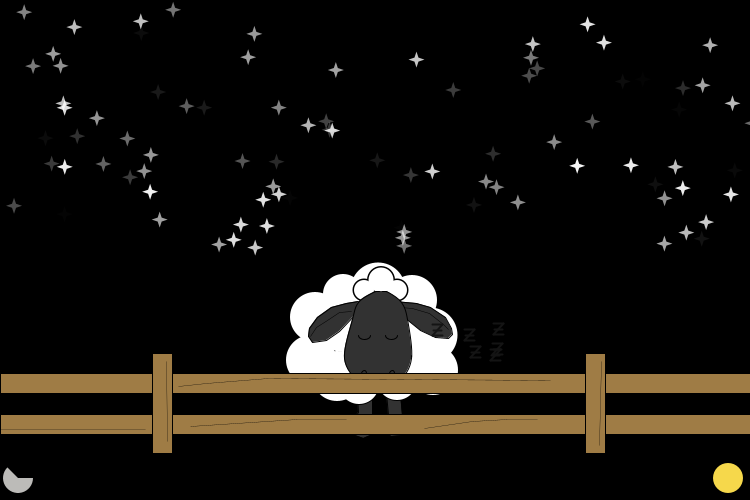
Frame 1 (no input)
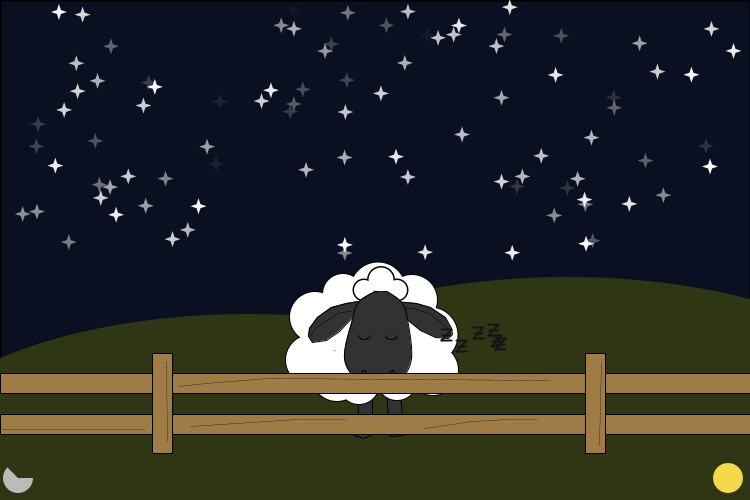
Frame 60 (the mouse pressed at the canvas centre just before this capture)
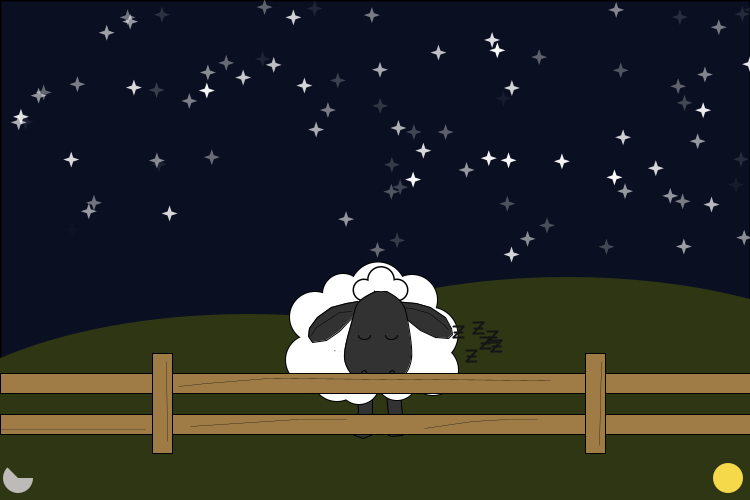
Frame 120 (the mouse held since frame 60 and released just before this capture)

The Processing sketch that drew these frames (run headless with seeded random() and noise(); from frame 60 on, the mouse is pressed at the canvas centre):

// Processing sketch: processing_173191
// ── processing_173191.pde

int i = 0;
int j = 0;
int k = 0;
int l = 0;
float x;
float z;
float t;
float y;
float u;
boolean wake = false;
boolean sleep = true;
int value1 = 0;
int value2 = 0;
int value3 = 0;
int value4 = 0;
int value5 = 0;
int value6 = 0;
int value7 = 0;
int value8 = 0;


void setup(){
     size (750, 500);     
     frameRate(4);
}
    

void draw(){
  
  //cel
     fill(value1, value2, value3);
     stroke(0);
     rect(0, 0, 750, 500);
     
  //terra
    fill(value4, value5, value6);
    noStroke();
    ellipse(248, 464, 700, 300);
    ellipse(567, 427, 700, 300);
    
  //botó sol
    fill(246, 216, 75);
    ellipse(728, 478, 30, 30);
     
  //botó lluna
     fill(188, 187, 184);
     arc(18, 478, 30, 30, 0, PI+QUARTER_PI);
     
  //pota esquerra
     stroke(0);
     strokeWeight(1);
     fill(50);
     beginShape();
     vertex(357, 395);
     vertex(358, 412);
     vertex(351, 422);
     vertex(349, 433);
     vertex(363, 438);
     vertex(377, 432);
     vertex(376, 422);
     vertex(372, 417);
     vertex(372, 395);
     endShape();
     
  //pota dreta
     beginShape();
     vertex(386, 393);
     vertex(388, 415);
     vertex(383, 423);
     vertex(383, 432);
     vertex(391, 436);
     vertex(402, 435);
     vertex(408, 426);
     vertex(402, 415);
     vertex(400, 393);
     endShape();
     
  //cos
     noStroke();
     fill(0);
     ellipse(315, 317, 52, 52);
     ellipse(311, 360, 52, 52);
     ellipse(337, 376, 52, 52);
     ellipse(343, 294, 42, 42);
     ellipse(378, 290, 57, 57);
     ellipse(412, 300, 52, 52);
     ellipse(430, 335, 57, 57);
     ellipse(433, 370, 52, 52);
     ellipse(397, 380, 42, 42);
     ellipse(359, 384, 42, 42);
     ellipse(343, 327, 52, 52);
     
     fill(255);
     ellipse(315, 317, 50, 50);
     ellipse(311, 360, 50, 50);
     ellipse(337, 376, 50, 50);
     ellipse(343, 294, 40, 40);
     ellipse(378, 290, 55, 55);
     ellipse(412, 300, 50, 50);
     ellipse(430, 335, 55, 55);
     ellipse(433, 370, 50, 50);
     ellipse(397, 380, 40, 40);
     ellipse(359, 384, 40, 40);
     ellipse(343, 327, 50, 50);
     
  //cabell
     fill(0);
     ellipse(364, 290, 23, 23);
     ellipse(381, 280, 28, 28);
     ellipse(397, 290, 23, 23);
     fill(255);
     ellipse(364, 290, 20, 20);
     ellipse(381, 280, 25, 25);
     ellipse(397, 290, 20, 20);
     
  //orella esquerra
     stroke(0);
     strokeWeight(1);
     fill(50);
     beginShape();
     vertex(358, 301);
     vertex(346, 303);
     vertex(331, 307);
     vertex(317, 317);
     vertex(309, 328);
     vertex(308, 336);
     vertex(312, 342);
     vertex(326, 340);
     vertex(339, 331);
     vertex(357, 312);
     endShape();
     
     strokeWeight(0.5);
     line(351, 311, 339, 312);
     line(339, 312, 327, 320);
     line(327, 320, 316, 327);
     line(316, 327, 310, 336);
     
  //orella dreta
     strokeWeight(1);
     beginShape();
     vertex(394, 301);
     vertex(416, 303);
     vertex(430, 307);
     vertex(445, 317);
     vertex(451, 328);
     vertex(452, 334);
     vertex(448, 338);
     vertex(435, 337);
     vertex(420, 330);
     vertex(399, 313);
     endShape();
     
     strokeWeight(0.5);
     line(400, 307, 412, 308);
     line(412, 308, 429, 313);
     line(429, 313, 443, 324);
     line(443, 324, 448, 329);
     
  //cara
     strokeWeight(1);
     stroke (0);
     fill(50);
     
     beginShape();
     curveVertex(381, 290);
     curveVertex(382, 291);
     curveVertex(388, 292);
     curveVertex(401, 302);
     curveVertex(407, 319);
     curveVertex(411, 358);
     curveVertex(399, 380);
     curveVertex(377, 386);
     curveVertex(358, 381);
     curveVertex(344, 358);
     curveVertex(352, 319);
     curveVertex(358, 302);
     curveVertex(373, 292);
     curveVertex(379, 291);
     curveVertex(381, 290);
     endShape();
     
  //nas
     noFill();
     ellipse(364, 373, 5, 5);
     ellipse(392, 373, 5, 5);
     
  //mur
     fill(159, 124, 69);
     rect(0, 373, 750, 20);
     rect(0, 414, 750, 20);
     rect(152, 353, 20, 100);
     rect(585, 353, 20, 100);
     
     fill(0);
     strokeWeight(0.3);
     line(178, 386, 206, 383);
     line(206, 383, 268, 378);
     line(268, 378, 550, 380); 
     
          
     line(190, 426, 297, 419);
     line(297, 419, 346, 419);
     
     line(424, 428, 472, 421);
     line(472, 421, 507, 419);
     line(507, 419, 537, 419);
     
     line(166, 361, 167, 441);
     
     line(0, 429, 145, 429);
     
     line(601, 361, 599, 445);
     
  //ulls tancats
     fill(50, 50, 50, value8);
     strokeWeight(1);
     arc(364, 335, 12, 8, 0, PI, OPEN);
     arc(391, 335, 12, 8, 0, PI, OPEN);
     
  //ulls oberts
     fill(255, 255, 255, value7);
     stroke(0, 0, 0, value7);
     strokeWeight(1);
     ellipse(364, 335, 20, 20);
     ellipse(391, 335, 20, 20);
     fill(0, 0, 0, value7);
     ellipse(364, 335, 5, 5);
     ellipse(391, 335, 5, 5);
     noFill();
     stroke(0, 0, 0, value7);
     arc(364, 345, 20, 8, 0, PI, OPEN);
     arc(391, 345, 20, 8, 0, PI, OPEN);
     
  //sol
     fill(253, 242, 189, value7);
     noStroke();
     ellipse(55, 55, 80, 80);
     
    //nit
    
    fill(255);
    
    if (mouseX<35 && mouseY>465) {
      sleep = true;
      wake = false;
    }
   
    if (sleep == true) {
      j = 0;
      while(j < height ){
         i = 0;
         while(i < width ){
           fill (255, 255, 255, t);
           t = random(255);
           x = random(-560, 250);
           z = random(-70, 180);
           
           beginShape();
           vertex(566+x, 74+z);
           vertex(568+x, 68+z);
           vertex(570+x, 74+z);
           vertex(576+x, 76+z);
           vertex(570+x, 78+z);
           vertex(568+x, 84+z);
           vertex(566+x, 78+z);
           vertex(560+x, 76+z);
           vertex(566+x, 74+z);
           endShape();
        
           value1 = 10;
           value2 = 15;
           value3 = 33;
           value4 = 46;
           value5 = 54;
           value6 = 20;
           value7 = 0;
           value8 = 255;
       
           i = i + 40;
        
         }
        j = j + 100;
      }     
   
     //zzz
   
       l = 0;
       while(l < height && wake == false) {
         k = 0;
         while(k < width && wake == false) {
         
           stroke (20);
         
           y = random (0, 74);
           u = random(-30, 0);
            
           strokeWeight(2);
           
           line(423+y, 352+u, 433+y, 352+u);
           line(433+y, 352+u, 423+y, 363+u);
           line(423+y, 363+u, 433+y, 363+u);
        
           line(424+y, 358+u, 432+y, 358+u);
        
           k = k + 300;
        
         }
            l = l + 300;
       } 
    }
     
     //dia
     if (mouseX >711 && mouseY >465) {
       wake = true; 
       sleep = false;
       
     }
     if (wake = true && mouseX >711 && mouseY >465){
       
       value1 = 134;
       value2 = 194;
       value3 = 255;
       value4 = 87;
       value5 = 114;
       value6 = 0;
       value7 = 255;
       value8 = 0;
       
     }
     
}
